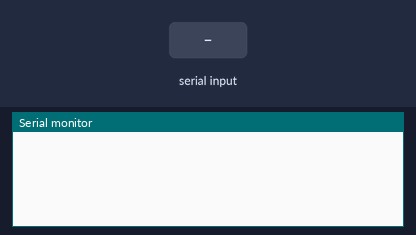
Recording of a sketch running on a simulated Arduino Uno, built with avr-gcc and run on an emulated ATmega328P. Parts: the last lines printed to the serial monitor. The test bench sets the inputs (shaded band).

Above: at 1.2 s.
1.3 s: "H" received over Serial
At 1.9 s:
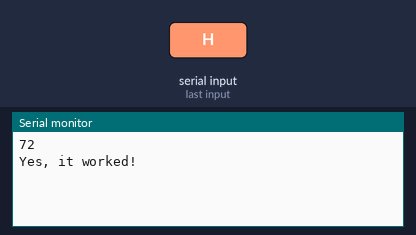
2.8 s: "1" received over Serial
At 4.1 s:
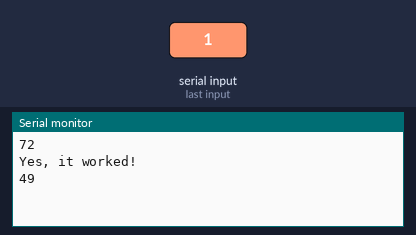

The sketch:

Bunker_Audio_Receiver.ino
```cpp
char mystr[10];


uint8_t incomingByte;

void setup() {
  // put your setup code here, to run once:
  Serial.begin(9600);
}

void loop() {
  // put your main code here, to run repeatedly:

  if (Serial.available()) {

                // read the incoming byte:
                incomingByte = Serial.read();
                Serial.println(incomingByte);

                if(incomingByte=='H'){  //if incoming data is the expected request (request code = 'Q' in this example)
                        Serial.println("Yes, it worked!");
                }
        }

}
```

Measured:
- after the input at 1.3 s, the serial monitor: prints a new line at once (image 1)
- after the input at 2.8 s, the serial monitor: prints a new line at once (image 2)
